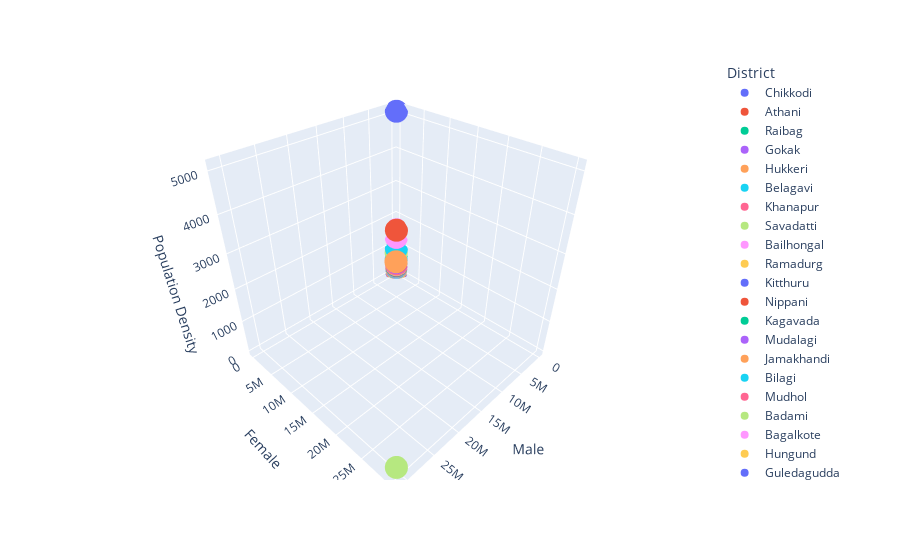

The notebook cell saved with this chart:
### Markdown cell above
- Let's make the 3d scatter plot to visualize the relationship between `Male`, `Female`, and `Population Density`. 📊🌐

### Code cell
fig = px.scatter_3d(data_frame=df, x = 'Male', y = 'Female', z = 'Population Density', color = 'District')
fig.show()
